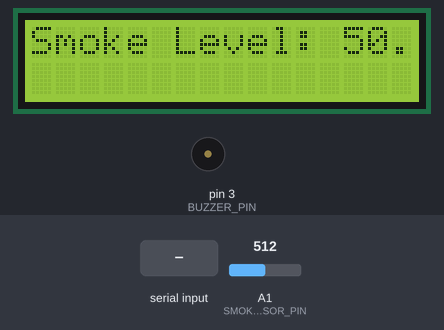
The sketch below on a simulated Arduino Uno, built with avr-gcc and run on an emulated ATmega328P. Parts: 16×2 character LCD, buzzer (waves = sounding, pin HIGH). The inputs (shaded band) are chosen by the test bench; at power-on: A1 (SMOKE_SENSOR_PIN) = 512. The modem accepts every AT command (registered, SIM ready, sends succeed) and sends nothing else; what the sketch prints to the serial monitor is not drawn.

Above: at 1.2 s.
1.3 s: "QT_SMS:\n" received over the second serial link
At 3.5 s:
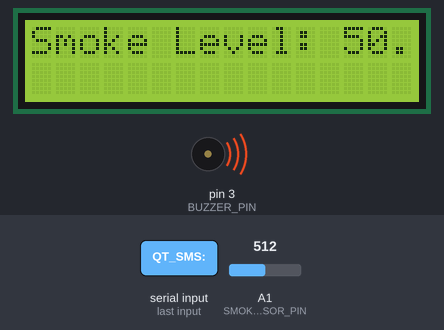
4.4 s: "QT_SMS:90\n" received over the second serial link
At 11.7 s:
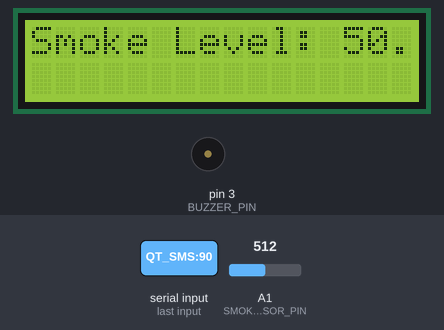
Timing chart, 0 to 12.6 s (numbered marks = the images above; inputs shaded):
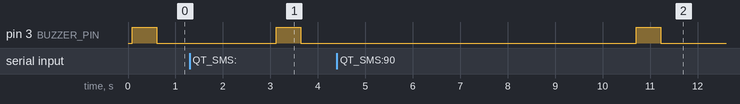

The sketch:

SmokeDetector.ino
```cpp
#include <Arduino.h>
#include <Wire.h> // Include Wire library for I2C communication
#include <LiquidCrystal_I2C.h>
#include <SoftwareSerial.h>

SoftwareSerial sim800lSerial(10, 11); // RX, TX for SIM800L
LiquidCrystal_I2C lcd(0x27, 16, 2);   // Address 0x27, 16 columns, 2 rows

const int SMOKE_SENSOR_PIN = A1;
const int BUZZER_PIN = 3;
const float SMOKE_THRESHOLD = 10.0;
const char* DEFAULT_PHONE_NUMBER = "+21654450598";

void setup() {
  Serial.begin(9600);
  sim800lSerial.begin(9600);
  lcd.init();
  lcd.backlight();
  pinMode(BUZZER_PIN, OUTPUT);
  Serial.println("System Initialized.");
}

void loop() {
  float smokeLevel = readSmokeLevel();
  lcd.clear();
  lcd.setCursor(0, 0);
  lcd.print("Smoke Level: ");
  lcd.print(smokeLevel);
  lcd.println("%");

  bool smokeDetected = smokeLevel > SMOKE_THRESHOLD;

  if (smokeDetected) {
    Serial.println("1");
    digitalWrite(BUZZER_PIN, HIGH);
    lcd.print("Smoke Detected");
    delay(500);
    digitalWrite(BUZZER_PIN, LOW);
    waitForQtSMS();
  } else {
    Serial.println("0");
    digitalWrite(BUZZER_PIN, LOW);
    lcd.print("No Smoke Detected");
  }

  delay(1000);
}

float readSmokeLevel() {
  int sensorValue = analogRead(SMOKE_SENSOR_PIN);
  float level = (sensorValue / 1023.0) * 100.0;
  Serial.print("Sensor Value: ");
  Serial.println(sensorValue);
  return level;
}

void waitForQtSMS() {
  String receivedData;
  while (!receivedData.startsWith("QT_SMS:")) {
    if (sim800lSerial.available()) {
      receivedData = sim800lSerial.readStringUntil('\n');
      receivedData.trim();
    }
    delay(500);
  }

  String phoneNumberList = receivedData.substring(7); // Extract phone numbers
  sendSMS(phoneNumberList);
}

void sendSMS(const String& phoneNumberList) {
  String message = "Smoke detected!";
  Serial.println("Sending SMS to numbers from Qt...");

  int startIndex = 0;
  while (startIndex < phoneNumberList.length()) {
    int commaIndex = phoneNumberList.indexOf(',', startIndex);
    String phoneNumber;
    if (commaIndex == -1) {
      phoneNumber = phoneNumberList.substring(startIndex);
    } else {
      phoneNumber = phoneNumberList.substring(startIndex, commaIndex);
    }

    if (isValidPhoneNumber(phoneNumber)) {
      sendSMS(phoneNumber, message);
    }

    if (commaIndex == -1) {
      break;
    } else {
      startIndex = commaIndex + 1;
    }
  }
}

bool isValidPhoneNumber(const String& phoneNumber) {
  // Implement your validation logic here
  return phoneNumber.length() > 0; // Basic validation: non-empty
}

void sendSMS(const String& phoneNumber, const String& message) {
  Serial.println("Sending SMS...");
  sim800lSerial.println("AT+CMGF=1"); // Set SMS mode to text
  delay(1000);
  sim800lSerial.print("AT+CMGS=\"");
  sim800lSerial.print(phoneNumber);
  sim800lSerial.println("\"");
  delay(1000);
  sim800lSerial.print(message);
  sim800lSerial.println((char)26); // End AT command with Ctrl+Z
  delay(1000);

  // Clear the input buffer
  while (sim800lSerial.available()) {
    sim800lSerial.read();
  }

  // Wait for response
  delay(500);
  String response = sim800lSerial.readString();
  Serial.println(response);

  // Check if the response contains "OK"
  if(response.indexOf("OK") != -1) {
    Serial.println("SMS Sent successfully.");
  } else {
    Serial.println("Failed to send SMS.");
  }
}
```

Sim800l.cpp
```cpp
/* this library is writing by  Cristian Steib.
 *      steibkhriz@gmail.com
 *  Designed to work with the GSM Sim800l,maybe work with SIM900L
 *
 *     This library use SoftwareSerial, you can define de RX and TX pin
 *     in the header "Sim800l.h" ,by default the pin is RX=10 TX=11..
 *     be sure that gnd is attached to arduino too.
 *     You can also change the other preferred RESET_PIN
 *
 *     Esta libreria usa SoftwareSerial, se pueden cambiar los pines de RX y TX
 *     en el archivo header, "Sim800l.h", por defecto los pines vienen configurado en
 *     RX=10 TX=11.
 *     Tambien se puede cambiar el RESET_PIN por otro que prefiera
 *
 *    PINOUT:
 *        _____________________________
 *       |  ARDUINO UNO >>>   SIM800L  |
 *        -----------------------------
 *            GND      >>>   GND
 *        RX  10       >>>   TX
 *        TX  11       >>>   RX
 *       RESET 2       >>>   RST
 *
 *   POWER SOURCE 4.2V >>> VCC
 *
 *    Created on: April 20, 2016
 *        Author: Cristian Steib
 *
 *
*/
#include "Arduino.h"
#include "Sim800l.h"
#include <SoftwareSerial.h>

SoftwareSerial SIM(RX_PIN,TX_PIN);
//String _buffer;

void Sim800l::begin(){
	SIM.begin(9600);
  #if (LED)
    pinMode(OUTPUT,LED_PIN);
  #endif
  _buffer.reserve(255); //reserve memory to prevent intern fragmention
}


//
//PRIVATE METHODS
//
String Sim800l::_readSerial(){
  _timeout=0;
  while  (!SIM.available() && _timeout < 12000  )
  {
    delay(13);
    _timeout++;


  }
  if (SIM.available()) {
 	return SIM.readString();
  }


}


//
//PUBLIC METHODS
//

void Sim800l::reset(){
  #if (LED)
    digitalWrite(LED_PIN,1);
  #endif
  digitalWrite(RESET_PIN,1);
  delay(1000);
  digitalWrite(RESET_PIN,0);
  delay(1000);
  // wait for the module response

  SIM.print(F("AT\r\n"));
  while (_readSerial().indexOf("OK")==-1 ){
    SIM.print(F("AT\r\n"));
  }

  //wait for sms ready
  while (_readSerial().indexOf("SMS")==-1 ){
  }
  #if (LED)
    digitalWrite(LED_PIN,0);
  #endif
}

void Sim800l::setPhoneFunctionality(){
  /*AT+CFUN=<fun>[,<rst>]
  Parameters
  <fun> 0 Minimum functionality
  1 Full functionality (Default)
  4 Disable phone both transmit and receive RF circuits.
  <rst> 1 Reset the MT before setting it to <fun> power level.
  */
  SIM.print (F("AT+CFUN=1\r\n"));
}


void Sim800l::signalQuality(){
/*Response
+CSQ: <rssi>,<ber>Parameters
<rssi>
0 -115 dBm or less
1 -111 dBm
2...30 -110... -54 dBm
31 -52 dBm or greater
99 not known or not detectable
<ber> (in percent):
0...7 As RXQUAL values in the table in GSM 05.08 [20]
subclause 7.2.4
99 Not known or not detectable
*/
  SIM.print (F("AT+CSQ\r\n"));
  Serial.println(_readSerial());
}


void Sim800l::activateBearerProfile(){
  SIM.print (F(" AT+SAPBR=3,1,\"CONTYPE\",\"GPRS\" \r\n" ));_buffer=_readSerial();  // set bearer parameter
  SIM.print (F(" AT+SAPBR=3,1,\"APN\",\"internet\" \r\n" ));_buffer=_readSerial(); // set apn
  SIM.print (F(" AT+SAPBR=1,1 \r\n"));delay(1200);_buffer=_readSerial();// activate bearer context
  SIM.print (F(" AT+SAPBR=2,1\r\n "));delay(3000);_buffer=_readSerial(); // get context ip address
}


void Sim800l::deactivateBearerProfile(){
  SIM.print (F("AT+SAPBR=0,1\r\n "));
  delay(1500);
}


bool Sim800l::answerCall(){
   SIM.print (F("ATA\r\n"));
   _buffer=_readSerial();
   //Response in case of data call, if successfully connected
   if ( (_buffer.indexOf("OK") )!=-1 ) return true;
   else return false;
}


void  Sim800l::callNumber(char* number){
  SIM.print (F("ATD"));
  SIM.print (number);
  SIM.print(F(";\r\n"));
}


uint8_t Sim800l::getCallStatus(){
/*
  values of return:

 0 Ready (MT allows commands from TA/TE)
 2 Unknown (MT is not guaranteed to respond to tructions)
 3 Ringing (MT is ready for commands from TA/TE, but the ringer is active)
 4 Call in progress

*/
  SIM.print (F("AT+CPAS\r\n"));
  _buffer=_readSerial();
  return _buffer.substring(_buffer.indexOf("+CPAS: ")+7,_buffer.indexOf("+CPAS: ")+9).toInt();

}


bool Sim800l::hangoffCall(){
  SIM.print (F("ATH\r\n"));
  _buffer=_readSerial();
  if ( (_buffer.indexOf("OK") ) != -1) return true;
  else return false;
}


bool Sim800l::sendSms(char* number,char* text){

    SIM.print (F("AT+CMGF=1\r")); //set sms to text mode
    _buffer=_readSerial();
    SIM.print (F("AT+CMGS=\""));  // command to send sms
    SIM.print (number);
    SIM.print(F("\"\r"));
    _buffer=_readSerial();
    SIM.print (text);
    SIM.print ("\r");
	//change delay 100 to readserial
    _buffer=_readSerial();
    SIM.print((char)26);
    _buffer=_readSerial();
    //expect CMGS:xxx   , where xxx is a number,for the sending sms.
    if (((_buffer.indexOf("CMGS") ) != -1 ) ){
      return true;
    }
    else {
      return false;
    }
}


String Sim800l::getNumberSms(uint8_t index){
  _buffer=readSms(index);
  Serial.println(_buffer.length());
  if (_buffer.length() > 10) //avoid empty sms
  {
    uint8_t _idx1=_buffer.indexOf("+CMGR:");
    _idx1=_buffer.indexOf("\",\"",_idx1+1);
    return _buffer.substring(_idx1+3,_buffer.indexOf("\",\"",_idx1+4));
  }else{
    return "";
  }
}


String Sim800l::readSms(uint8_t index){
  SIM.print (F("AT+CMGF=1\r"));
  if (( _readSerial().indexOf("ER")) ==-1) {
    SIM.print (F("AT+CMGR="));
    SIM.print (index);
    SIM.print("\r");
    _buffer=_readSerial();
    if (_buffer.indexOf("CMGR:")!=-1){
      return _buffer;
    }
    else return "";
    }
  else
    return "";
}


bool Sim800l::delAllSms(){
  SIM.print(F("at+cmgda=\"del all\"\n\r"));
  _buffer=_readSerial();
  if (_buffer.indexOf("OK")!=-1) {return true;}else {return false;}

}


void Sim800l::RTCtime(int *day,int *month, int *year,int *hour,int *minute, int *second){
  SIM.print(F("at+cclk?\r\n"));
  // if respond with ERROR try one more time.
  _buffer=_readSerial();
  if ((_buffer.indexOf("ERR"))!=-1){
    delay(50);
    SIM.print(F("at+cclk?\r\n"));
  }
  if ((_buffer.indexOf("ERR"))==-1){
    _buffer=_buffer.substring(_buffer.indexOf("\"")+1,_buffer.lastIndexOf("\"")-1);
    *year=_buffer.substring(0,2).toInt();
    *month= _buffer.substring(3,5).toInt();
    *day=_buffer.substring(6,8).toInt();
    *hour=_buffer.substring(9,11).toInt();
    *minute=_buffer.substring(12,14).toInt();
    *second=_buffer.substring(15,17).toInt();
 }
}

//Get the time  of the base of GSM
String Sim800l::dateNet() {
  SIM.print(F("AT+CIPGSMLOC=2,1\r\n "));
  _buffer=_readSerial();

  if (_buffer.indexOf("OK")!=-1 ){
    return _buffer.substring(_buffer.indexOf(":")+2,(_buffer.indexOf("OK")-4));
  } else
  return "0";
}

// Update the RTC of the module with the date of GSM.
bool Sim800l::updateRtc(int utc){

  activateBearerProfile();
  _buffer=dateNet();
  deactivateBearerProfile();

  _buffer=_buffer.substring(_buffer.indexOf(",")+1,_buffer.length());
  String dt=_buffer.substring(0,_buffer.indexOf(","));
  String tm=_buffer.substring(_buffer.indexOf(",")+1,_buffer.length()) ;

  int hour = tm.substring(0,2).toInt();
  int day = dt.substring(8,10).toInt();

  hour=hour+utc;

  String tmp_hour;
  String tmp_day;
  //TODO : fix if the day is 0, this occur when day is 1 then decrement to 1,
  //       will need to check the last month what is the last day .
  if (hour<0){
    hour+=24;
    day-=1;
  }
  if (hour<10){

      tmp_hour="0"+String(hour);
  }else{
    tmp_hour=String(hour);
  }
  if (day<10){
    tmp_day="0"+String(day);
  }else{
    tmp_day=String(day);
  }
    //for debugging
  //Serial.println("at+cclk=\""+dt.substring(2,4)+"/"+dt.substring(5,7)+"/"+tmp_day+","+tmp_hour+":"+tm.substring(3,5)+":"+tm.substring(6,8)+"-03\"\r\n");
  SIM.print("at+cclk=\""+dt.substring(2,4)+"/"+dt.substring(5,7)+"/"+tmp_day+","+tmp_hour+":"+tm.substring(3,5)+":"+tm.substring(6,8)+"-03\"\r\n");
  if ( (_readSerial().indexOf("ER"))!=-1) {return false;}else return true;


  }
```

Sim800l.h
```cpp
/* this library is writing by  Cristian Steib.
 *      steibkhriz@gmail.com
 *  Designed to work with the GSM Sim800l,maybe work with SIM900L
 *
 *     This library use SoftwareSerial, you can define de RX and TX pin
 *     in the header "Sim800l.h" ,by default the pin is RX=10 TX=11..
 *     be sure that gnd is attached to arduino too.
 *     You can also change the other preferred RESET_PIN
 *
 *     Esta libreria usa SoftwareSerial, se pueden cambiar los pines de RX y TX
 *     en el archivo header, "Sim800l.h", por defecto los pines vienen configurado en
 *     RX=10 TX=11.
 *     Tambien se puede cambiar el RESET_PIN por otro que prefiera
 *
 *    PINOUT:
 *        _____________________________
 *       |  ARDUINO UNO >>>   SIM800L  |
 *        -----------------------------
 *            GND      >>>   GND
 *        RX  10       >>>   TX
 *        TX  11       >>>   RX
 *       RESET 2       >>>   RST
 *
 *   POWER SOURCE 4.2V >>> VCC
 *
 *    Created on: April 20, 2016
 *        Author: Cristian Steib
 *
 *
*/
#ifndef Sim800l_h
#define Sim800l_h
#include <SoftwareSerial.h>
#include "Arduino.h"


#define RX_PIN 10
#define TX_PIN 11
#define RESET_PIN 2   // pin to the reset pin sim800l

#define LED true // used for indicator led, in case that you don want set to false .
#define LED_PIN 13 //pin to indicate states.


class Sim800l
{
  private:
	int _timeout;
	String _buffer;
		String _readSerial();


  public:

 	void begin();
 	void reset();

 	// Methods for calling || Funciones de llamadas.
 	bool answerCall();
 	void callNumber(char* number);
 	bool hangoffCall();
 	uint8_t getCallStatus();
 	//Methods for sms || Funciones de SMS.
	bool sendSms(char* number,char* text);
	String readSms(uint8_t index); //return all the content of sms
	String getNumberSms(uint8_t index); //return the number of the sms..
	bool delAllSms();     // return :  OK or ERROR ..

	void signalQuality();
	void setPhoneFunctionality();
	void activateBearerProfile();
	void deactivateBearerProfile();
	//get time with the variables by reference
	void RTCtime(int *day,int *month, int *year,int *hour,int *minute, int *second);
	String dateNet(); //return date,time, of the network
	bool updateRtc(int utc);  //Update the RTC Clock with de Time AND Date of red-.
};

#endif 
```

Measured:
- after the input at 1.3 s, pin 3 (BUZZER_PIN): LOW → HIGH after 1.8 s, → LOW 0.51 s later
- after the input at 4.4 s, pin 3 (BUZZER_PIN): LOW → HIGH after 6.3 s, → LOW 0.51 s later
